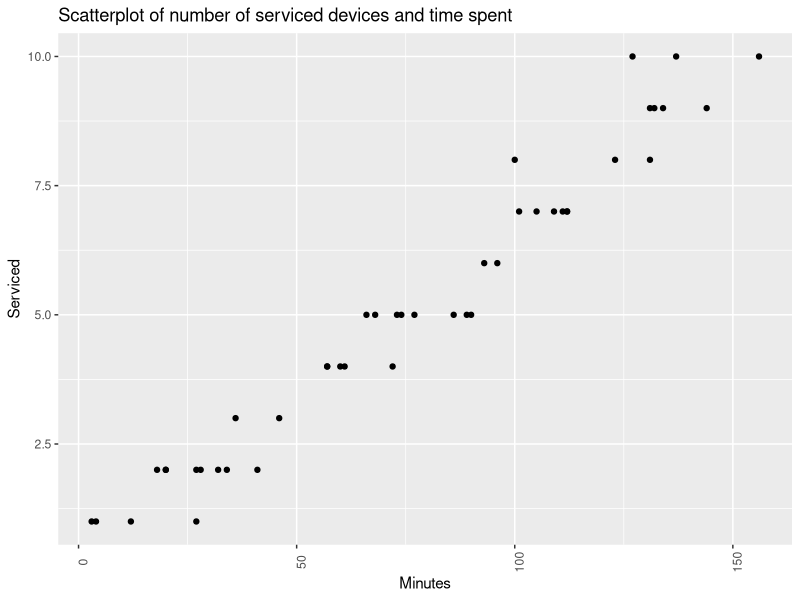

R code for this plot:
# title: "Homework3"
# author: "Dima Mikhaylow"
# date: "9/21/2021"
# output: html_document


Data = read.table("copier.txt", header=TRUE)
head(Data)


library(tidyverse)
ggplot(Data, aes(x=Minutes, y=Serviced))+
  geom_point()+
  theme(axis.text.x=element_text(angle=90))+
  labs(x="Minutes", 
       y="Serviced", 
       title="Scatterplot of number of serviced devices and time spent")


result <- lm(Serviced ~ Minutes, data=Data)
summary(result)

anova.tab <- anova(result)
anova.tab